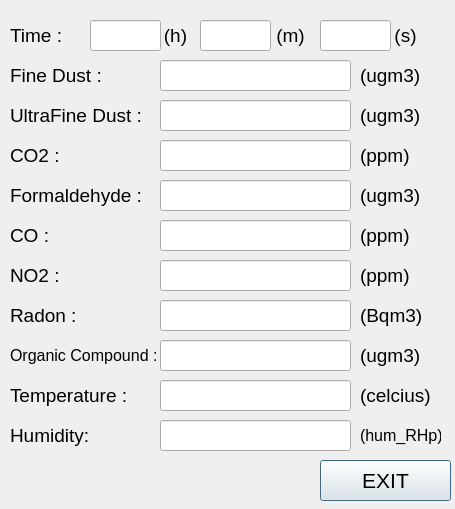
<?xml version="1.0" encoding="UTF-8"?>
<ui version="4.0">
 <class>Dialog</class>
 <widget class="QDialog" name="Dialog">
  <property name="geometry">
   <rect>
    <x>0</x>
    <y>0</y>
    <width>455</width>
    <height>509</height>
   </rect>
  </property>
  <property name="windowTitle">
   <string>Air Information</string>
  </property>
  <widget class="QLineEdit" name="finedust_lineEdit">
   <property name="geometry">
    <rect>
     <x>160</x>
     <y>60</y>
     <width>191</width>
     <height>31</height>
    </rect>
   </property>
   <property name="font">
    <font>
     <pointsize>14</pointsize>
     <weight>50</weight>
     <bold>false</bold>
    </font>
   </property>
   <property name="alignment">
    <set>Qt::AlignRight|Qt::AlignTrailing|Qt::AlignVCenter</set>
   </property>
  </widget>
  <widget class="QLabel" name="finedustunit_label">
   <property name="geometry">
    <rect>
     <x>360</x>
     <y>60</y>
     <width>61</width>
     <height>31</height>
    </rect>
   </property>
   <property name="font">
    <font>
     <pointsize>14</pointsize>
     <weight>50</weight>
     <bold>false</bold>
    </font>
   </property>
   <property name="text">
    <string>(ugm3)</string>
   </property>
  </widget>
  <widget class="QLabel" name="finedust_label">
   <property name="geometry">
    <rect>
     <x>10</x>
     <y>60</y>
     <width>141</width>
     <height>31</height>
    </rect>
   </property>
   <property name="font">
    <font>
     <pointsize>14</pointsize>
    </font>
   </property>
   <property name="text">
    <string>Fine Dust :</string>
   </property>
  </widget>
  <widget class="QLabel" name="time_label">
   <property name="geometry">
    <rect>
     <x>10</x>
     <y>20</y>
     <width>61</width>
     <height>31</height>
    </rect>
   </property>
   <property name="font">
    <font>
     <pointsize>14</pointsize>
    </font>
   </property>
   <property name="text">
    <string>Time :</string>
   </property>
  </widget>
  <widget class="QLineEdit" name="hour_lineEdit">
   <property name="geometry">
    <rect>
     <x>90</x>
     <y>20</y>
     <width>71</width>
     <height>31</height>
    </rect>
   </property>
   <property name="font">
    <font>
     <pointsize>14</pointsize>
     <weight>50</weight>
     <bold>false</bold>
    </font>
   </property>
   <property name="alignment">
    <set>Qt::AlignRight|Qt::AlignTrailing|Qt::AlignVCenter</set>
   </property>
  </widget>
  <widget class="QLabel" name="hour_label">
   <property name="geometry">
    <rect>
     <x>160</x>
     <y>20</y>
     <width>31</width>
     <height>31</height>
    </rect>
   </property>
   <property name="font">
    <font>
     <pointsize>14</pointsize>
     <weight>50</weight>
     <bold>false</bold>
    </font>
   </property>
   <property name="text">
    <string>(h)</string>
   </property>
   <property name="alignment">
    <set>Qt::AlignCenter</set>
   </property>
  </widget>
  <widget class="QLineEdit" name="minute_lineEdit">
   <property name="geometry">
    <rect>
     <x>200</x>
     <y>20</y>
     <width>71</width>
     <height>31</height>
    </rect>
   </property>
   <property name="font">
    <font>
     <pointsize>14</pointsize>
     <weight>50</weight>
     <bold>false</bold>
    </font>
   </property>
   <property name="alignment">
    <set>Qt::AlignRight|Qt::AlignTrailing|Qt::AlignVCenter</set>
   </property>
  </widget>
  <widget class="QLabel" name="minute_label">
   <property name="geometry">
    <rect>
     <x>270</x>
     <y>20</y>
     <width>41</width>
     <height>31</height>
    </rect>
   </property>
   <property name="font">
    <font>
     <pointsize>14</pointsize>
     <weight>50</weight>
     <bold>false</bold>
    </font>
   </property>
   <property name="text">
    <string>(m)</string>
   </property>
   <property name="alignment">
    <set>Qt::AlignCenter</set>
   </property>
  </widget>
  <widget class="QLabel" name="second_label">
   <property name="geometry">
    <rect>
     <x>390</x>
     <y>20</y>
     <width>31</width>
     <height>31</height>
    </rect>
   </property>
   <property name="font">
    <font>
     <pointsize>14</pointsize>
     <weight>50</weight>
     <bold>false</bold>
    </font>
   </property>
   <property name="text">
    <string>(s)</string>
   </property>
   <property name="alignment">
    <set>Qt::AlignCenter</set>
   </property>
  </widget>
  <widget class="QLineEdit" name="second_lineEdit">
   <property name="geometry">
    <rect>
     <x>320</x>
     <y>20</y>
     <width>71</width>
     <height>31</height>
    </rect>
   </property>
   <property name="font">
    <font>
     <pointsize>14</pointsize>
     <weight>50</weight>
     <bold>false</bold>
    </font>
   </property>
   <property name="alignment">
    <set>Qt::AlignRight|Qt::AlignTrailing|Qt::AlignVCenter</set>
   </property>
  </widget>
  <widget class="QLabel" name="ultrafinedustunit_label">
   <property name="geometry">
    <rect>
     <x>360</x>
     <y>100</y>
     <width>61</width>
     <height>31</height>
    </rect>
   </property>
   <property name="font">
    <font>
     <pointsize>14</pointsize>
     <weight>50</weight>
     <bold>false</bold>
    </font>
   </property>
   <property name="text">
    <string>(ugm3)</string>
   </property>
  </widget>
  <widget class="QLabel" name="ultrafinedust_label">
   <property name="geometry">
    <rect>
     <x>10</x>
     <y>100</y>
     <width>151</width>
     <height>31</height>
    </rect>
   </property>
   <property name="font">
    <font>
     <pointsize>14</pointsize>
    </font>
   </property>
   <property name="text">
    <string>UltraFine Dust :</string>
   </property>
  </widget>
  <widget class="QLineEdit" name="ultrafinedust_lineEdit">
   <property name="geometry">
    <rect>
     <x>160</x>
     <y>100</y>
     <width>191</width>
     <height>31</height>
    </rect>
   </property>
   <property name="font">
    <font>
     <pointsize>14</pointsize>
     <weight>50</weight>
     <bold>false</bold>
    </font>
   </property>
   <property name="alignment">
    <set>Qt::AlignRight|Qt::AlignTrailing|Qt::AlignVCenter</set>
   </property>
  </widget>
  <widget class="QLabel" name="co2unit_label">
   <property name="geometry">
    <rect>
     <x>360</x>
     <y>140</y>
     <width>61</width>
     <height>31</height>
    </rect>
   </property>
   <property name="font">
    <font>
     <pointsize>14</pointsize>
     <weight>50</weight>
     <bold>false</bold>
    </font>
   </property>
   <property name="text">
    <string>(ppm)</string>
   </property>
  </widget>
  <widget class="QLabel" name="co2_label">
   <property name="geometry">
    <rect>
     <x>10</x>
     <y>140</y>
     <width>141</width>
     <height>31</height>
    </rect>
   </property>
   <property name="font">
    <font>
     <pointsize>14</pointsize>
    </font>
   </property>
   <property name="text">
    <string>CO2 :</string>
   </property>
  </widget>
  <widget class="QLineEdit" name="co2_lineEdit">
   <property name="geometry">
    <rect>
     <x>160</x>
     <y>140</y>
     <width>191</width>
     <height>31</height>
    </rect>
   </property>
   <property name="font">
    <font>
     <pointsize>14</pointsize>
     <weight>50</weight>
     <bold>false</bold>
    </font>
   </property>
   <property name="alignment">
    <set>Qt::AlignRight|Qt::AlignTrailing|Qt::AlignVCenter</set>
   </property>
  </widget>
  <widget class="QLabel" name="formaldehyde_label">
   <property name="geometry">
    <rect>
     <x>10</x>
     <y>180</y>
     <width>141</width>
     <height>31</height>
    </rect>
   </property>
   <property name="font">
    <font>
     <pointsize>14</pointsize>
    </font>
   </property>
   <property name="text">
    <string>Formaldehyde :</string>
   </property>
  </widget>
  <widget class="QLabel" name="formaldehydeunit_label">
   <property name="geometry">
    <rect>
     <x>360</x>
     <y>180</y>
     <width>61</width>
     <height>31</height>
    </rect>
   </property>
   <property name="font">
    <font>
     <pointsize>14</pointsize>
     <weight>50</weight>
     <bold>false</bold>
    </font>
   </property>
   <property name="text">
    <string>(ugm3)</string>
   </property>
  </widget>
  <widget class="QLineEdit" name="formaldehyde_lineEdit">
   <property name="geometry">
    <rect>
     <x>160</x>
     <y>180</y>
     <width>191</width>
     <height>31</height>
    </rect>
   </property>
   <property name="font">
    <font>
     <pointsize>14</pointsize>
     <weight>50</weight>
     <bold>false</bold>
    </font>
   </property>
   <property name="alignment">
    <set>Qt::AlignRight|Qt::AlignTrailing|Qt::AlignVCenter</set>
   </property>
  </widget>
  <widget class="QLabel" name="co_label">
   <property name="geometry">
    <rect>
     <x>10</x>
     <y>220</y>
     <width>141</width>
     <height>31</height>
    </rect>
   </property>
   <property name="font">
    <font>
     <pointsize>14</pointsize>
    </font>
   </property>
   <property name="text">
    <string>CO :</string>
   </property>
  </widget>
  <widget class="QLabel" name="counit_label">
   <property name="geometry">
    <rect>
     <x>360</x>
     <y>220</y>
     <width>61</width>
     <height>31</height>
    </rect>
   </property>
   <property name="font">
    <font>
     <pointsize>14</pointsize>
     <weight>50</weight>
     <bold>false</bold>
    </font>
   </property>
   <property name="text">
    <string>(ppm)</string>
   </property>
  </widget>
  <widget class="QLineEdit" name="co_lineEdit">
   <property name="geometry">
    <rect>
     <x>160</x>
     <y>220</y>
     <width>191</width>
     <height>31</height>
    </rect>
   </property>
   <property name="font">
    <font>
     <pointsize>14</pointsize>
     <weight>50</weight>
     <bold>false</bold>
    </font>
   </property>
   <property name="alignment">
    <set>Qt::AlignRight|Qt::AlignTrailing|Qt::AlignVCenter</set>
   </property>
  </widget>
  <widget class="QLineEdit" name="no2_lineEdit">
   <property name="geometry">
    <rect>
     <x>160</x>
     <y>260</y>
     <width>191</width>
     <height>31</height>
    </rect>
   </property>
   <property name="font">
    <font>
     <pointsize>14</pointsize>
     <weight>50</weight>
     <bold>false</bold>
    </font>
   </property>
   <property name="alignment">
    <set>Qt::AlignRight|Qt::AlignTrailing|Qt::AlignVCenter</set>
   </property>
  </widget>
  <widget class="QLabel" name="no2_label">
   <property name="geometry">
    <rect>
     <x>10</x>
     <y>260</y>
     <width>141</width>
     <height>31</height>
    </rect>
   </property>
   <property name="font">
    <font>
     <pointsize>14</pointsize>
    </font>
   </property>
   <property name="text">
    <string>NO2 :</string>
   </property>
  </widget>
  <widget class="QLabel" name="no2unit_label">
   <property name="geometry">
    <rect>
     <x>360</x>
     <y>260</y>
     <width>61</width>
     <height>31</height>
    </rect>
   </property>
   <property name="font">
    <font>
     <pointsize>14</pointsize>
     <weight>50</weight>
     <bold>false</bold>
    </font>
   </property>
   <property name="text">
    <string>(ppm)</string>
   </property>
  </widget>
  <widget class="QLabel" name="radon_label">
   <property name="geometry">
    <rect>
     <x>10</x>
     <y>300</y>
     <width>141</width>
     <height>31</height>
    </rect>
   </property>
   <property name="font">
    <font>
     <pointsize>14</pointsize>
    </font>
   </property>
   <property name="text">
    <string>Radon :</string>
   </property>
  </widget>
  <widget class="QLabel" name="radonunit_label">
   <property name="geometry">
    <rect>
     <x>360</x>
     <y>300</y>
     <width>81</width>
     <height>31</height>
    </rect>
   </property>
   <property name="font">
    <font>
     <pointsize>14</pointsize>
     <weight>50</weight>
     <bold>false</bold>
    </font>
   </property>
   <property name="text">
    <string>(Bqm3)</string>
   </property>
  </widget>
  <widget class="QLineEdit" name="radon_lineEdit">
   <property name="geometry">
    <rect>
     <x>160</x>
     <y>300</y>
     <width>191</width>
     <height>31</height>
    </rect>
   </property>
   <property name="font">
    <font>
     <pointsize>14</pointsize>
     <weight>50</weight>
     <bold>false</bold>
    </font>
   </property>
   <property name="alignment">
    <set>Qt::AlignRight|Qt::AlignTrailing|Qt::AlignVCenter</set>
   </property>
  </widget>
  <widget class="QLineEdit" name="organicompounds_lineEdit">
   <property name="geometry">
    <rect>
     <x>160</x>
     <y>340</y>
     <width>191</width>
     <height>31</height>
    </rect>
   </property>
   <property name="font">
    <font>
     <pointsize>14</pointsize>
     <weight>50</weight>
     <bold>false</bold>
    </font>
   </property>
   <property name="alignment">
    <set>Qt::AlignRight|Qt::AlignTrailing|Qt::AlignVCenter</set>
   </property>
  </widget>
  <widget class="QLabel" name="organiccompunds_label">
   <property name="geometry">
    <rect>
     <x>10</x>
     <y>340</y>
     <width>151</width>
     <height>31</height>
    </rect>
   </property>
   <property name="font">
    <font>
     <pointsize>12</pointsize>
    </font>
   </property>
   <property name="text">
    <string>Organic Compound :</string>
   </property>
  </widget>
  <widget class="QLabel" name="orgcompunit_label">
   <property name="geometry">
    <rect>
     <x>360</x>
     <y>340</y>
     <width>61</width>
     <height>31</height>
    </rect>
   </property>
   <property name="font">
    <font>
     <pointsize>14</pointsize>
     <weight>50</weight>
     <bold>false</bold>
    </font>
   </property>
   <property name="text">
    <string>(ugm3)</string>
   </property>
  </widget>
  <widget class="QLineEdit" name="temp_lineEdit">
   <property name="geometry">
    <rect>
     <x>160</x>
     <y>380</y>
     <width>191</width>
     <height>31</height>
    </rect>
   </property>
   <property name="font">
    <font>
     <pointsize>14</pointsize>
     <weight>50</weight>
     <bold>false</bold>
    </font>
   </property>
   <property name="alignment">
    <set>Qt::AlignRight|Qt::AlignTrailing|Qt::AlignVCenter</set>
   </property>
  </widget>
  <widget class="QLabel" name="temp_label">
   <property name="geometry">
    <rect>
     <x>10</x>
     <y>380</y>
     <width>141</width>
     <height>31</height>
    </rect>
   </property>
   <property name="font">
    <font>
     <pointsize>14</pointsize>
    </font>
   </property>
   <property name="text">
    <string>Temperature :</string>
   </property>
  </widget>
  <widget class="QLabel" name="tempunit_label">
   <property name="geometry">
    <rect>
     <x>360</x>
     <y>380</y>
     <width>81</width>
     <height>31</height>
    </rect>
   </property>
   <property name="font">
    <font>
     <pointsize>14</pointsize>
     <weight>50</weight>
     <bold>false</bold>
    </font>
   </property>
   <property name="text">
    <string>(celcius)</string>
   </property>
  </widget>
  <widget class="QLabel" name="humidity_label">
   <property name="geometry">
    <rect>
     <x>10</x>
     <y>420</y>
     <width>141</width>
     <height>31</height>
    </rect>
   </property>
   <property name="font">
    <font>
     <pointsize>14</pointsize>
    </font>
   </property>
   <property name="text">
    <string>Humidity:</string>
   </property>
  </widget>
  <widget class="QLineEdit" name="humidity_lineEdit">
   <property name="geometry">
    <rect>
     <x>160</x>
     <y>420</y>
     <width>191</width>
     <height>31</height>
    </rect>
   </property>
   <property name="font">
    <font>
     <pointsize>14</pointsize>
     <weight>50</weight>
     <bold>false</bold>
    </font>
   </property>
   <property name="alignment">
    <set>Qt::AlignRight|Qt::AlignTrailing|Qt::AlignVCenter</set>
   </property>
  </widget>
  <widget class="QLabel" name="humidityunit_label">
   <property name="geometry">
    <rect>
     <x>360</x>
     <y>420</y>
     <width>81</width>
     <height>31</height>
    </rect>
   </property>
   <property name="font">
    <font>
     <pointsize>12</pointsize>
     <weight>50</weight>
     <bold>false</bold>
    </font>
   </property>
   <property name="text">
    <string>(hum_RHp)</string>
   </property>
  </widget>
  <widget class="QPushButton" name="aiexit_PB">
   <property name="geometry">
    <rect>
     <x>320</x>
     <y>460</y>
     <width>131</width>
     <height>41</height>
    </rect>
   </property>
   <property name="font">
    <font>
     <pointsize>16</pointsize>
     <weight>50</weight>
     <bold>false</bold>
    </font>
   </property>
   <property name="text">
    <string>EXIT</string>
   </property>
  </widget>
 </widget>
 <resources/>
 <connections/>
</ui>
